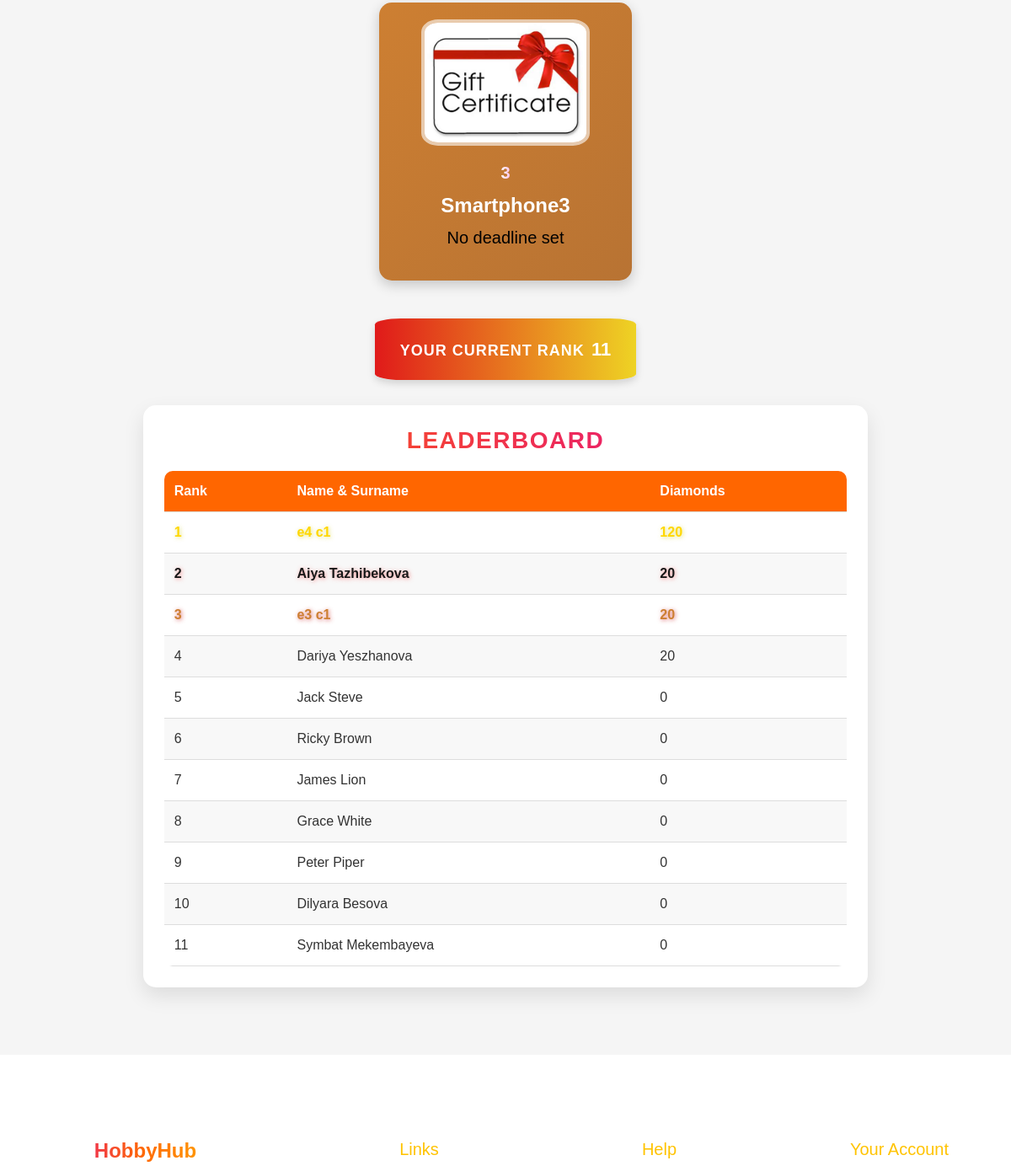
The app's page /leaderboard/ (signed in, middle part), older data.
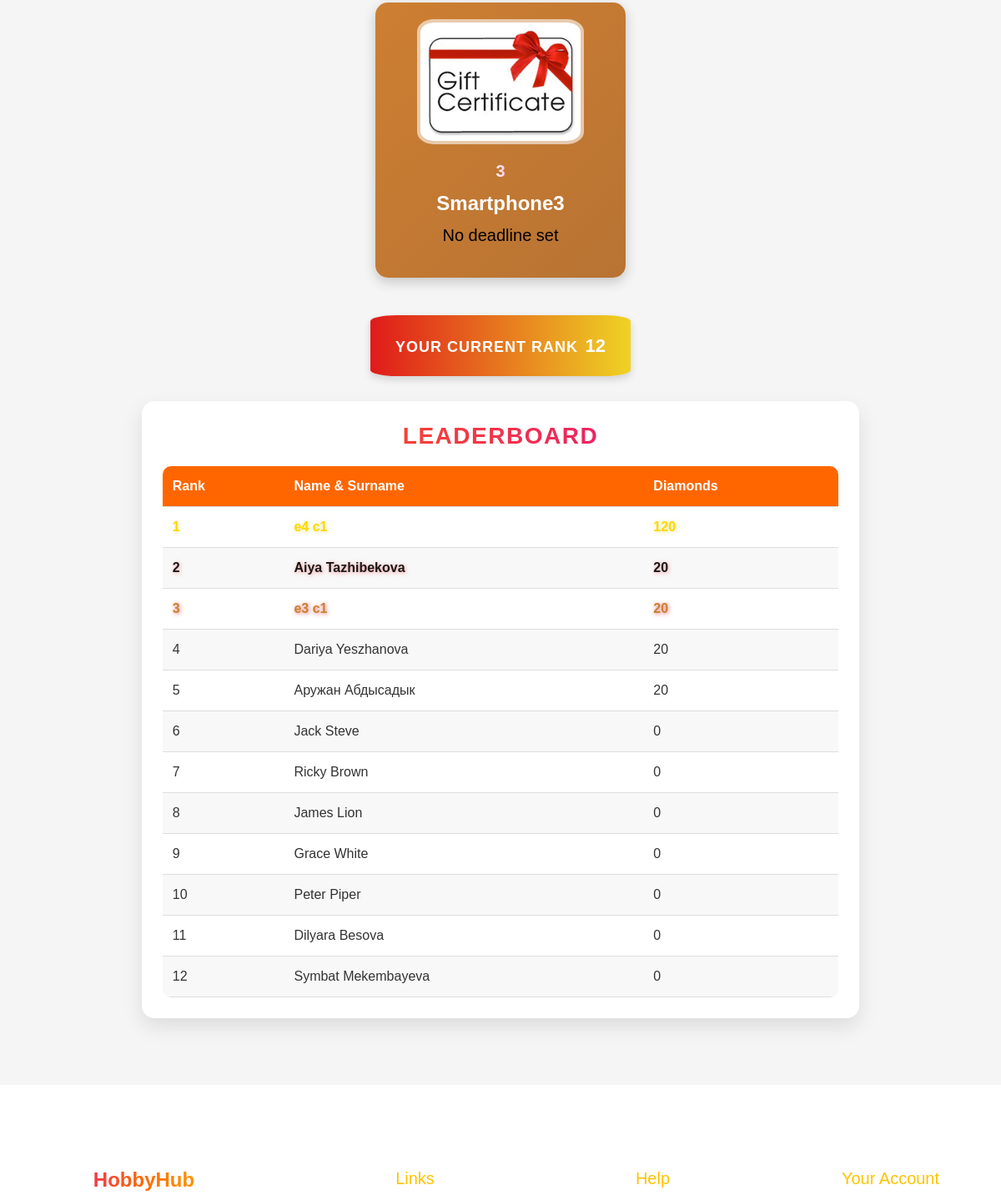
The same page, newer data.
### events/models.py (models this page shows, shortened)
class Prize(models.Model):
    name = models.CharField(max_length=255, verbose_name="Prize Name")
    description = models.TextField(verbose_name="Prize Description")
    image = models.ImageField(upload_to='prizes/', null=True, blank=True, verbose_name="Prize Image")
    rank = models.IntegerField(verbose_name="Rank")
    company = models.ForeignKey('Company', on_delete=models.CASCADE, verbose_name="Company")
    deadline = models.DateField(null=True, blank=True)
    class Meta:
        constraints = [
            models.UniqueConstraint(
                fields=['rank', 'company'],
                name='unique_rank_per_company'
            )
        ]

class Employee(models.Model):
    nickname = models.CharField(max_length=100, primary_key=True, verbose_name="Nickname")
    name = models.CharField(max_length=255, verbose_name="Name")
    last_name = models.CharField(max_length=255, verbose_name="Last Name")
    number = models.CharField(max_length=20, verbose_name="Number")
    join_date = models.DateField(verbose_name="Join Date")
    date_of_birth = models.DateField(null=True, blank=True, verbose_name="Date of Birth")
    receive_sms_notifications = models.BooleanField(default=True, verbose_name="Receive SMS Notifications")
    receive_email_notifications = models.BooleanField(default=True, verbose_name="Receive Email Notifications")
    receive_reminders = models.BooleanField(default=True, verbose_name="Receive Reminders")
    social_id = models.CharField(max_length=255, blank=True, null=True)  # ID из социальной сети
    social_provider = models.CharField(max_length=50, blank=True, null=True)  # Провайдер (Google, Facebook и т.д.)
    company = models.ForeignKey(
        Company,
        to_field='company_id',
        on_delete=models.CASCADE,
        verbose_name="Company"
    )
    gender = models.CharField(max_length=10, choices=[('Male', 'Male'), ('Female', 'Female')], verbose_name="Gender")
    mail = models.EmailField(unique=True, verbose_name="Email")
    password = models.CharField(max_length=255, verbose_name="Password")
    is_approved = models.BooleanField(default=False, verbose_name="Approved")
    profile_photo = models.ImageField(upload_to='profile_photos/', null=True, blank=True, verbose_name="Profile Photo")
    hobbies = models.ManyToManyField(Hobby, blank=True, related_name='employees')
    diamonds = models.IntegerField(default=0, verbose_name="Diamonds")

### events/views.py (the view)
# urls.py: path('leaderboard/', leaderboard, name="leaderboard"),
@role_required("employee")
@approval_required
def leaderboard(request):
    if request.session.get("nickname"):
        current_user = Employee.objects.get(nickname=request.session["nickname"])
        company = current_user.company
        employees = Employee.objects.filter(company=company, is_approved=True).order_by('-diamonds')
        prizes = Prize.objects.filter(company=company).order_by('rank')
        current_user_rank = list(employees).index(current_user) + 1
        return render(request, 'leaderboard.html', {
            'employees': employees,
            'current_user_rank': current_user_rank,
            'current_user': current_user,
            'prizes': prizes,
        })
    else:
        return redirect('sign_in')

### events/views.py (called while the page is built)
def role_required(role):
    def decorator(view_func):
        @wraps(view_func)
        def wrapper(request, *args, **kwargs):
            if role == "employee" and not request.session.get("nickname"):
                return redirect(f"/sign_in/?next={request.get_full_path()}")
            if role == "organizer" and not request.session.get("company_id"):
                return redirect(f"/sign_in/?next={request.get_full_path()}")
            return view_func(request, *args, **kwargs)
        return wrapper
    return decorator

def approval_required(view_func):
    @wraps(view_func)
    def _wrapped_view(request, *args, **kwargs):
        nickname = request.session.get("nickname")
        if not nickname:
            return redirect("sign_in")
        user = Employee.objects.filter(nickname=nickname).first()
        if not user or not user.is_approved:
            return redirect("")
        return view_func(request, *args, **kwargs)
    return _wrapped_view

### events/templates/leaderboard.html (shortened to what this page needs)
{% extends 'user_base.html' %}
{% load static %}
{% block extra_css %}
<link rel="stylesheet" href="https://cdn.jsdelivr.net/npm/bootstrap@5.3.0/dist/css/bootstrap.min.css">
    <link rel="stylesheet" href="{% static 'css/sass_styles.css' %}">
    <link rel="stylesheet" href="{% static 'css/leaderboard.css' %}">
    <link rel="stylesheet" href="{% static 'css/organizer-styles.css' %}">
    <link href="https://fonts.cdnfonts.com/css/gilroy-bold" rel="stylesheet">
    <link rel="stylesheet" href="https://cdn.jsdelivr.net/npm/swiper/swiper-bundle.min.css">
{% endblock %}
{% block content %}
    <section class="leaderboard">
        <div class="prize-pyramid">
            {% for prize in prizes %}
            <div class="prize prize-{{ prize.rank }}">
                <img src="{{ prize.image.url }}" alt="{{ prize.name }}">
                <h4>{{ prize.rank }}</h4>
                <h3>{{ prize.name }}</h3>
        {% if prize.deadline %}
        <p class="prize-deadline">Deadline: {{ prize.deadline|date:"Y-m-d" }}</p>
    {% else %}
        <p class="prize-deadline">No deadline set</p>
    {% endif %}
            </div>
            {% endfor %}
        </div>
        <div class="rank-container" style="align-self: center;">
            <span class="rank-text">Your Current Rank</span>
            <span class="rank-number">{{ current_user_rank }}</span>
        </div>
        <div class="leaderboard-container">
            <h2>Leaderboard</h2>
            <table id="leaderboard-table">
                <thead>
                    <tr>
                        <th>Rank</th>
                        <th>Name & Surname</th>
                        <th>Diamonds</th>
                    </tr>
                </thead>
                <tbody>
                    {% for employee in employees %}
                    <tr>
                        <td>{{ forloop.counter }}</td>
                        <td>{{ employee.name }} {{ employee.last_name }}</td>
                        <td>{{ employee.diamonds }}</td>
                    </tr>
                    {% endfor %}
                </tbody>
            </table>
        </div>
    </section>
{% endblock %}

Row changes from the older to the newer data that the page shows:
added Employee: name "Аружан", last_name "Абдысадык", diamonds "20"
Text that changed along with them:
{{ current_user_rank }}: "11" → "12"
